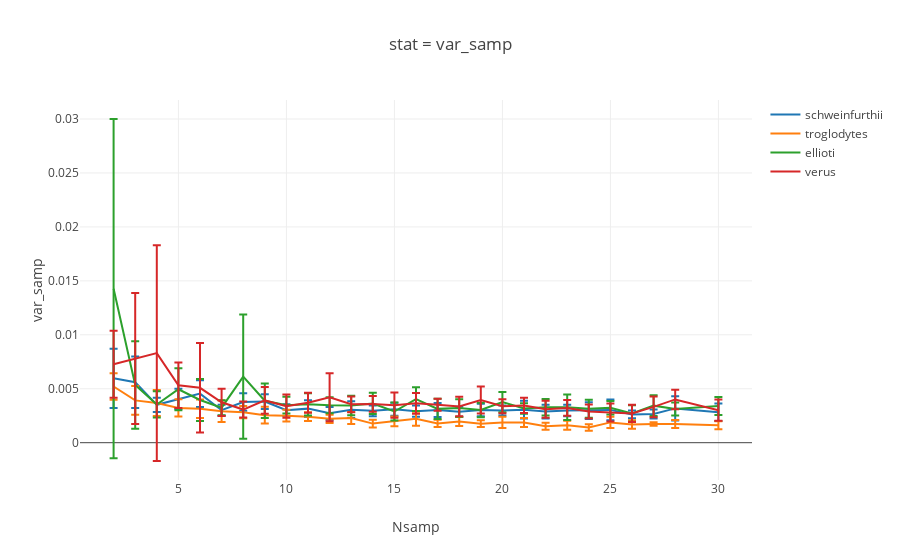

The cell this chart's notebook holds for it:
### Code cell
## Var
var_select= 'var_samp'

fig= [go.Scatter(
    x= samp_order,
    y= [np.nanmean(syndicate_dict[pop][x][var_select]) for x in samp_order],
    error_y= dict(
        array= [np.nanstd(syndicate_dict[pop][x][var_select]) for x in samp_order],
        type= 'data',
        #symmetric= True,
        visible=True
    ),
    name= pop
) for pop in syndicate_dict.keys()]

layout= go.Layout(
    title=  'stat = {}'.format(var_select),
    xaxis= dict(
        title= 'Nsamp'
    ),
    yaxis= dict(
        title= var_select
    )
)

Figure= go.Figure(data=fig, layout= layout)
iplot(Figure)
